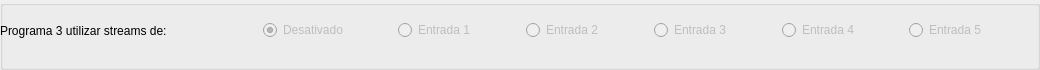
               <widget class="QGroupBox" name="groupBox_3">
                <property name="title">
                 <string/>
                </property>
                <widget class="QWidget" name="horizontalLayoutWidget_9">
                 <property name="geometry">
                  <rect>
                   <x>0</x>
                   <y>0</y>
                   <width>1031</width>
                   <height>61</height>
                  </rect>
                 </property>
                 <layout class="QHBoxLayout" name="horizontalLayout_29">
                  <item>
                   <widget class="QLabel" name="label_15">
                    <property name="text">
                     <string>Programa 3 utilizar streams de:</string>
                    </property>
                   </widget>
                  </item>
                  <item>
                   <spacer name="horizontalSpacer_38">
                    <property name="orientation">
                     <enum>Qt::Horizontal</enum>
                    </property>
                    <property name="sizeHint" stdset="0">
                     <size>
                      <width>40</width>
                      <height>20</height>
                     </size>
                    </property>
                   </spacer>
                  </item>
                  <item>
                   <spacer name="horizontalSpacer_39">
                    <property name="orientation">
                     <enum>Qt::Horizontal</enum>
                    </property>
                    <property name="sizeHint" stdset="0">
                     <size>
                      <width>40</width>
                      <height>20</height>
                     </size>
                    </property>
                   </spacer>
                  </item>
                  <item>
                   <widget class="QRadioButton" name="des_prog3">
                    <property name="enabled">
                     <bool>false</bool>
                    </property>
                    <property name="text">
                     <string>Desativado</string>
                    </property>
                    <property name="checked">
                     <bool>true</bool>
                    </property>
                   </widget>
                  </item>
                  <item>
                   <spacer name="horizontalSpacer_34">
                    <property name="orientation">
                     <enum>Qt::Horizontal</enum>
                    </property>
                    <property name="sizeHint" stdset="0">
                     <size>
                      <width>40</width>
                      <height>20</height>
                     </size>
                    </property>
                   </spacer>
                  </item>
                  <item>
                   <widget class="QRadioButton" name="prog3_entra1">
                    <property name="enabled">
                     <bool>false</bool>
                    </property>
                    <property name="text">
                     <string>Entrada 1</string>
                    </property>
                   </widget>
                  </item>
                  <item>
                   <spacer name="horizontalSpacer_40">
                    <property name="orientation">
                     <enum>Qt::Horizontal</enum>
                    </property>
                    <property name="sizeHint" stdset="0">
                     <size>
                      <width>40</width>
                      <height>20</height>
                     </size>
                    </property>
                   </spacer>
                  </item>
                  <item>
                   <widget class="QRadioButton" name="prog3_entra2">
                    <property name="enabled">
                     <bool>false</bool>
                    </property>
                    <property name="text">
                     <string>Entrada 2</string>
                    </property>
                   </widget>
                  </item>
                  <item>
                   <spacer name="horizontalSpacer_41">
                    <property name="orientation">
                     <enum>Qt::Horizontal</enum>
                    </property>
                    <property name="sizeHint" stdset="0">
                     <size>
                      <width>40</width>
                      <height>20</height>
                     </size>
                    </property>
                   </spacer>
                  </item>
                  <item>
                   <widget class="QRadioButton" name="prog3_entra3">
                    <property name="enabled">
                     <bool>false</bool>
                    </property>
                    <property name="text">
                     <string>Entrada 3</string>
                    </property>
                   </widget>
                  </item>
                  <item>
                   <spacer name="horizontalSpacer_42">
                    <property name="orientation">
                     <enum>Qt::Horizontal</enum>
                    </property>
                    <property name="sizeHint" stdset="0">
                     <size>
                      <width>40</width>
                      <height>20</height>
                     </size>
                    </property>
                   </spacer>
                  </item>
                  <item>
                   <widget class="QRadioButton" name="prog3_entra4">
                    <property name="enabled">
                     <bool>false</bool>
                    </property>
                    <property name="text">
                     <string>Entrada 4</string>
                    </property>
                   </widget>
                  </item>
                  <item>
                   <spacer name="horizontalSpacer_53">
                    <property name="orientation">
                     <enum>Qt::Horizontal</enum>
                    </property>
                    <property name="sizeHint" stdset="0">
                     <size>
                      <width>40</width>
                      <height>20</height>
                     </size>
                    </property>
                   </spacer>
                  </item>
                  <item>
                   <widget class="QRadioButton" name="prog3_entra5">
                    <property name="enabled">
                     <bool>false</bool>
                    </property>
                    <property name="text">
                     <string>Entrada 5</string>
                    </property>
                   </widget>
                  </item>
                  <item>
                   <spacer name="horizontalSpacer_43">
                    <property name="orientation">
                     <enum>Qt::Horizontal</enum>
                    </property>
                    <property name="sizeHint" stdset="0">
                     <size>
                      <width>40</width>
                      <height>20</height>
                     </size>
                    </property>
                   </spacer>
                  </item>
                 </layout>
                </widget>
               </widget>
